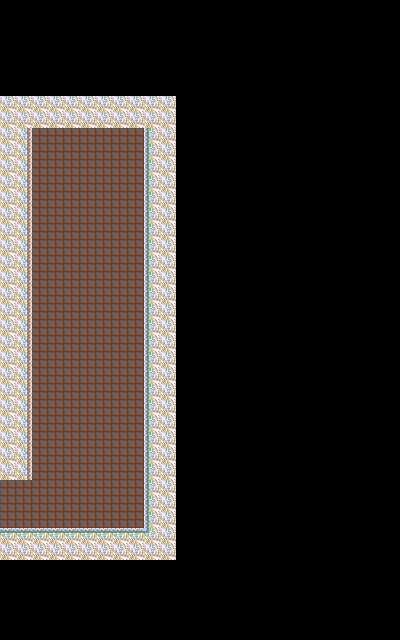

A level layout from a 2D game, rendered from its tile map. Below: a short description, then the map file with tile-grid data replaced by summaries:
An orthogonal 25x40 tile map with 16x16 px tiles, 4 tile layers (SilhouetteLayer, BackgroundLayer, GameLayer, ForegroundLayer) and 2 objects (spawn, npcSpawn).

<map version="1.0" orientation="orthogonal" renderorder="left-up" width="25" height="40" tilewidth="16" tileheight="16" nextobjectid="4">
 <properties>
  <property name="exitLeft" value="grema_01.tmx" />
  <property name="spawn" value="door_06" />
 </properties>
 <tileset firstgid="1" name="Olaf_tileset" tilewidth="16" tileheight="16">
  <image source="../graphics/levels/Olaf_tileset.png" trans="ff00ff" width="512" height="512" />
 </tileset>
 <layer name="SilhouetteLayer" width="25" height="40">
  <data>[1000 cells, 0 non-empty, 0 distinct tile ids]</data>
 </layer>
 <layer name="BackgroundLayer" width="25" height="40">
  <data>[1000 cells, 537 non-empty, 3 distinct tile ids]</data>
 </layer>
 <layer name="GameLayer" width="25" height="40">
  <data>[1000 cells, 819 non-empty, 6 distinct tile ids]</data>
 </layer>
 <layer name="ForegroundLayer" width="25" height="40">
  <data>[1000 cells, 0 non-empty, 0 distinct tile ids]</data>
 </layer>
 <objectgroup name="Actors">
  <object id="2" name="playerSpawnLeft" type="spawn" x="6" y="520.5">
   <ellipse />
  </object>
  <object id="3" name="gremaCommoner_05" type="npcSpawn" x="113.333" y="518.333">
   <properties>
    <property name="npcType" value="commoner" />
    <property name="script" value="grema_commoner_05" />
   </properties>
   <ellipse />
  </object>
 </objectgroup>
</map>
